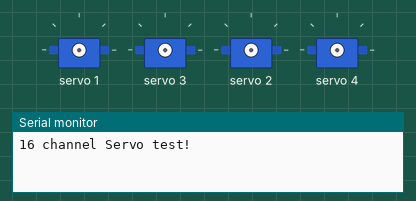
Simulated run of this sketch. Board: Arduino Uno, built with avr-gcc and run on an emulated ATmega328P. On the bench: 4 × servo, the last lines printed to the serial monitor.

Above: at 0.05 s.
At 2.35 s:
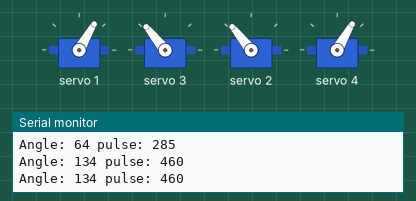
At 4.65 s:
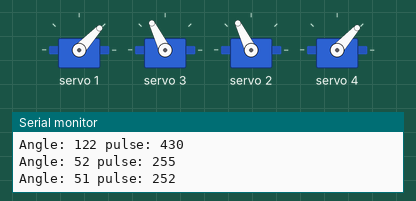
Timing chart, 0 to 7.3 s (numbered marks = the images above):
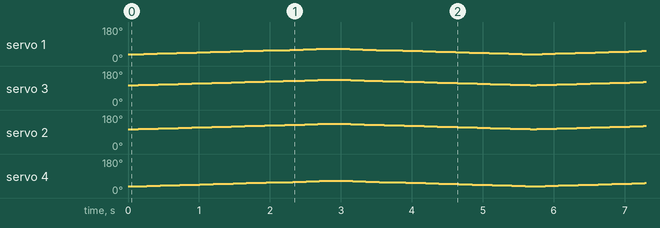

The sketch:

2_glissement_latteral_2_jambes.ino
```cpp
#include <Wire.h>
#include <Adafruit_PWMServoDriver.h>

// called this way, it uses the default address 0x40
Adafruit_PWMServoDriver pwm = Adafruit_PWMServoDriver();

// Depending on your servo make, the pulse width min and max may vary
#define SERVOMIN  125 // this is the 'minimum' pulse length count (out of 4096)
#define SERVOMAX  575 // this is the 'maximum' pulse length count (out of 4096)

void setup() {
  Serial.begin(9600);
  Serial.println("16 channel Servo test!");

  pwm.begin();

  pwm.setPWMFreq(60);  // Analog servos run at ~60 Hz updates
}

int angleBasG = 55;
int angleHautG = 125;

void loop() {
      // pwm.setPWM(1, 0, angleToPulse(angleBasG));
      // pwm.setPWM(3, 0, angleToPulse(angleHautG));
      // pwm.setPWM(2, 0, angleToPulse(angleHautG));
      // pwm.setPWM(4, 0, angleToPulse(angleBasG));


  for( int i =-15; i<15; i +=1){
     delay(50);
    pwm.setPWM(1, 0, angleToPulse(angleBasG+i));
    pwm.setPWM(3, 0, angleToPulse(angleHautG+i));
    pwm.setPWM(2, 0, angleToPulse(angleHautG+i));
    pwm.setPWM(4, 0, angleToPulse(angleBasG+i));
  }

  for(int i =15; i>-15; i-=1){
     delay(50);
      pwm.setPWM(1, 0, angleToPulse(angleBasG+i));
      pwm.setPWM(3, 0, angleToPulse(angleHautG+i));
      pwm.setPWM(2, 0, angleToPulse(angleHautG+i));
      pwm.setPWM(4, 0, angleToPulse(angleBasG+i));
}
 /* position de depart 30]
  pwm.setPWM(1, 0, angleToPulse(55));
  pwm.setPWM(3, 0, angleToPulse(125));
  delay(2000);
*/

}

int angleToPulse(int ang){
   int pulse = map(ang,0, 180, SERVOMIN,SERVOMAX);
   Serial.print("Angle: ");Serial.print(ang);
   Serial.print(" pulse: ");Serial.println(pulse);
   return pulse;
}
```
